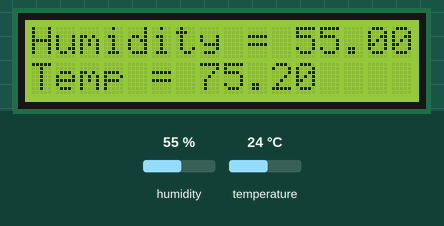
Bench run of a sketch on a simulated Arduino Uno, built with avr-gcc and run on an emulated ATmega328P. On the bench: 16×2 character LCD. The inputs (shaded band) are chosen by the test bench; at power-on: temperature 24 °C, humidity 55 %. What the sketch prints to the serial monitor is not drawn.

Above: at 1.2 s.
1.3 s: temperature set to 41 °C
At 2.1 s:
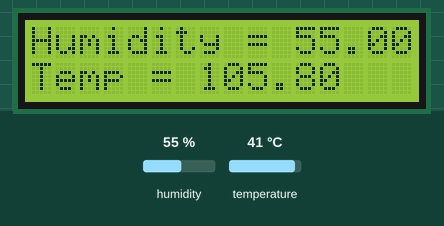
2.9 s: humidity set to 22 %
At 4.2 s:
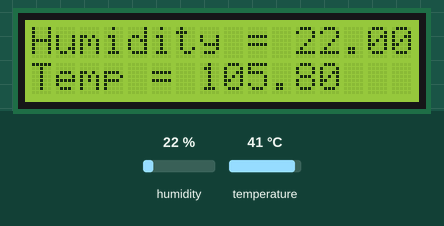
4.6 s: humidity set to 40 %
At 6.0 s:
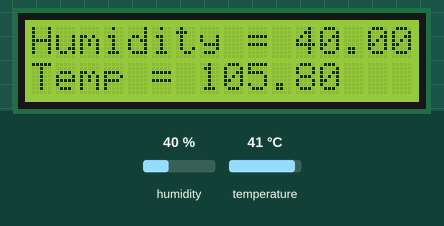
6.3 s: temperature set to 12 °C
At 7.2 s:
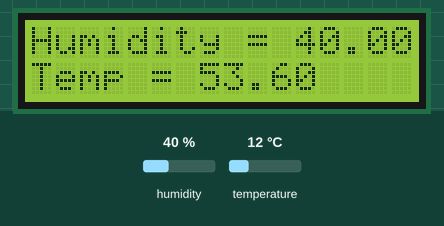
Timing chart, 0 to 9.0 s (numbered marks = the images above; inputs shaded):
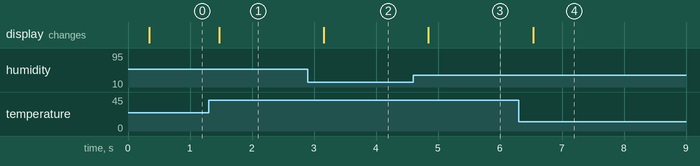

Measured:
- after the input at 1.3 s, the display: changes after 0.17 s (image 1)
- after the input at 2.9 s, the display: changes after 0.26 s (image 2)
- after the input at 4.6 s, the display: changes after 0.25 s (image 3)
- after the input at 6.3 s, the display: changes after 0.23 s (image 4)

The sketch:

lcdTempHumdidity_TMP.ino
```cpp
#include <SoftwareSerial.h>
#include <LiquidCrystal.h>
#include "DHT.h"

//int motorSp = 0;
//int motorPin = 9;

//set the DHT pin to 7
#define DHTPIN 7

// initialize the library with the numbers of the interface pins
LiquidCrystal lcd(12, 11, 5, 4, 3, 2);
#define DHTTYPE DHT11
DHT dht(DHTPIN, DHTTYPE);

void setup()
{
  Serial.begin(9600);
  lcd.begin(16, 2); //16 by 2 character display
}

void loop()
{
  delay(250); //wait a sec (recommended for DHT11)
  //Read the data from the sensor
  dht.read(DHTPIN);
  //clear the lcd screen
  lcd.clear();
  //set the cursor at the beginning
  lcd.setCursor(0,0);
  //Print the temperature and humidity on the LCD
  lcd.print("Humidity = ");
  float h = dht.readHumidity();
  lcd.print (h);
    //sets the cursor on the second line so that it does not go off screen
  lcd.setCursor(0,1);
  lcd.print("Temp = ");
  float t = dht.readTemperature(true);
  lcd.print(t);

 // sensorVals[0] = digitalRead(h);
 // sensorVals[1] = digitalRead(t);

  Serial.print("Humidity = ");
  Serial.print(h);
  Serial.print(", ");
  Serial.print("Temperature = ");
  Serial.println(t);
}
```
